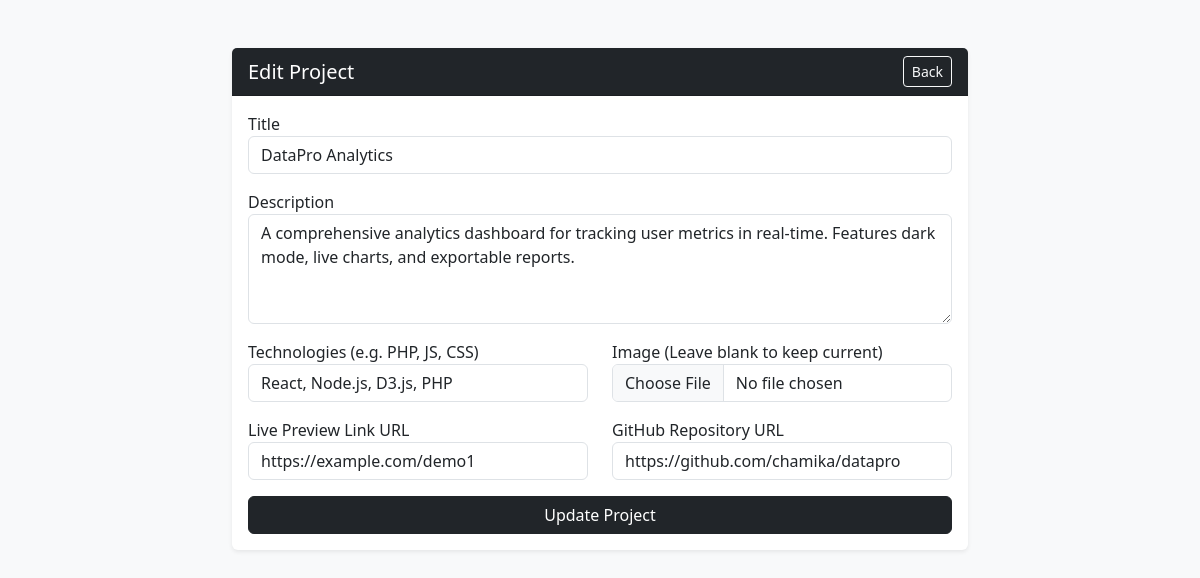
/admin/edit_project.php?id=1 (signed in), run on the app's committed database.
### tables this page shows
CREATE TABLE IF NOT EXISTS projects (
    id INT AUTO_INCREMENT PRIMARY KEY,
    title VARCHAR(255) NOT NULL,
    description TEXT NOT NULL,
    thumbnail_image VARCHAR(255),
    technologies VARCHAR(255),
    live_link VARCHAR(255),
    github_link VARCHAR(255),
    created_at TIMESTAMP DEFAULT CURRENT_TIMESTAMP
);

### admin/edit_project.php (the view, shortened to what this page needs)
<?php
require_once '../includes/db.php';
$id = $_GET['id'];
$stmt = $pdo->prepare('SELECT * FROM projects WHERE id = ?');
$stmt->execute([$id]);
$project = $stmt->fetch();
?>
<!DOCTYPE html>
<html lang="en">
<head>
    <link href="https://cdn.jsdelivr.net/npm/bootstrap@5.3.0/dist/css/bootstrap.min.css" rel="stylesheet">
</head>
<body class="bg-light">
<div class="container mt-5">
    <div class="row justify-content-center">
        <div class="col-md-8">
            <div class="card shadow-sm border-0">
                <div class="card-header bg-dark text-white d-flex justify-content-between align-items-center">
                    <h5 class="mb-0">Edit Project</h5>
                    <a href="index.php" class="btn btn-sm btn-outline-light">Back</a>
                </div>
                <div class="card-body">
                    <form method="POST" enctype="multipart/form-data">
                        <div class="mb-3">
                            <label>Title</label>
                            <input type="text" name="title" class="form-control" value="<?= htmlspecialchars($project['title']) ?>" required>
                        </div>
                        <div class="mb-3">
                            <label>Description</label>
                            <textarea name="description" class="form-control" rows="4" required><?= htmlspecialchars($project['description']) ?></textarea>
                        </div>
                        <div class="row">
                            <div class="col-md-6 mb-3">
                                <label>Technologies (e.g. PHP, JS, CSS)</label>
                                <input type="text" name="technologies" class="form-control" value="<?= htmlspecialchars($project['technologies']) ?>">
                            </div>
                            <div class="col-md-6 mb-3">
                                <label>Image (Leave blank to keep current)</label>
                                <input type="file" name="thumbnail" class="form-control" accept="image/*">
                            </div>
                        </div>
                        <div class="row">
                            <div class="col-md-6 mb-3">
                                <label>Live Preview Link URL</label>
                                <input type="url" name="live_link" class="form-control" value="<?= htmlspecialchars($project['live_link']) ?>">
                            </div>
                            <div class="col-md-6 mb-3">
                                <label>GitHub Repository URL</label>
                                <input type="url" name="github_link" class="form-control" value="<?= htmlspecialchars($project['github_link']) ?>">
                            </div>
                        </div>
                        <button type="submit" class="btn btn-dark w-100">Update Project</button>
                    </form>
                </div>
            </div>
        </div>
    </div>
</div>
</body>
</html>

### data on the page
projects: title "DataPro Analytics", description "A comprehensive analytics dashboard for tracking user metrics in real-time. Features dark mode, live charts, and exportable reports.", technologies "React, Node.js, D3.js, PHP", live_link "https://example.com/demo1", github_link "https://github.com/chamika/datapro"
